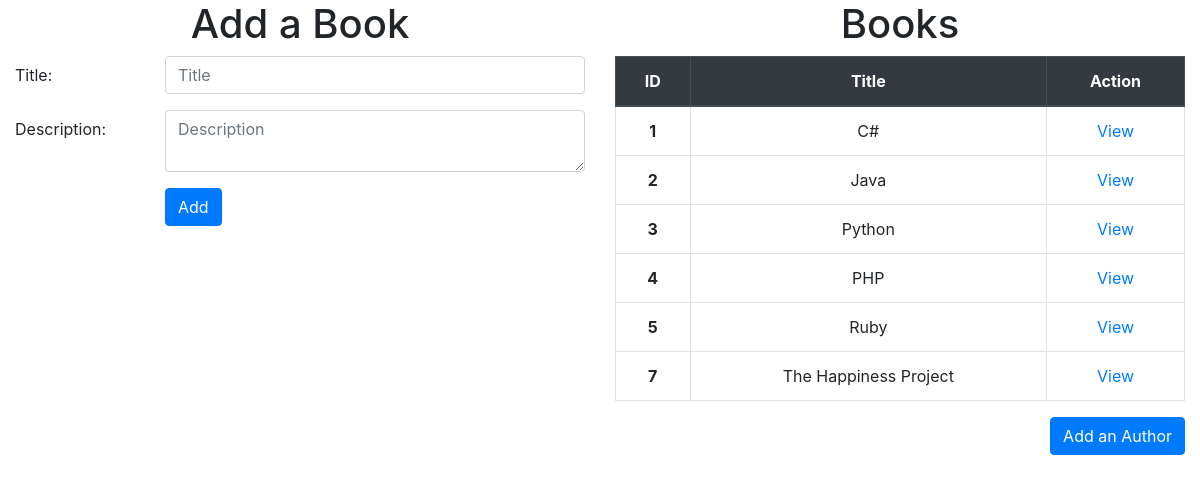
The page / on the database its author committed.
### books_authors_app/models.py (models this page shows)
class Book(models.Model):
    title = models.CharField(max_length=255)
    desc = models.TextField()
    created_at = models.DateTimeField(auto_now_add=True)
    updated_at = models.DateTimeField(auto_now=True)

### books_authors_app/views.py (the view)
# urls.py: path('', views.index),
def index(request):
    context = {
        "all_books" : Book.objects.all(),
    }
    return render(request, 'index.html', context)

### books_authors_app/templates/index.html (shortened to what this page needs)
<!DOCTYPE html>
<html lang="en">
<head>
    {% load static %}
    <link rel="stylesheet" href="{% static 'css/style.css' %}">
    <link rel="stylesheet" href="https://stackpath.bootstrapcdn.com/bootstrap/4.3.1/css/bootstrap.min.css">
</head>
<body>
    <div class="container-fluid">
        <div class="row align-items-start">
            <div class="col">
                <h1>Add a Book</h1>
                <form action="/add_book" method="POST">
                        <div class="form-group row">
                            <label class="col-3 col-form-label" for="title">Title:</label>
                            <div class="col-9">
                                <input type="text" name="title" id="title" class="form-control" placeholder="Title">
                            </div>
                        </div>
                        <div class="form-group row">
                            <label class="col-3 col-form-label" for="desc">Description:</label>
                            <div class="col-9">
                                <textarea type="text" name="desc" id="desc" class="form-control" placeholder="Description"></textarea>
                            </div>
                        </div>
                        <div class="form-group row">
                            <div class="col-3"></div>
                            <div class="col-9">
                                <button class="btn btn-primary">Add</button>
                            </div>
                        </div>
                </form>
            </div>
            <div class="col text-center">
                <h1>Books</h1>
                <div class="row text-center">
                    <div class="col">
                        <table class="table table-bordered">
                            <thead class="thead-dark">
                                <tr>
                                    <th scope="col">ID</th>
                                    <th scope="col">Title</th>
                                    <th scope="col">Action</th>
                            </tr>
                            </thead>
                            <tbody>
                                {% for book in all_books %}
                                    <tr>
                                        <th scope="row">{{book.id}}</th>
                                        <td>{{book.title}}</td>
                                        <td><a href="/books/{{book.id}}">View</a></td>
                                    </tr>
                                {% endfor %}
                            </tbody>
                        </table>
                    </div>
                </div>
            </div>
        </div>
        <div class="row align-items-start">
            <div class="col">
                <a class="btn btn-primary float-right" href="/authors" role="button">Add an Author</a>
            </div>
        </div>
    </div>
</body>
</html>

### books_authors_app/static/css/style.css (style rules this page uses)
h1 { text-align: center; }

### rows shown on the page
Book: id "1", title "C#"
Book: id "2", title "Java"
Book: id "3", title "Python"
Book: id "4", title "PHP"
Book: id "5", title "Ruby"
Book: id "7", title "The Happiness Project"
